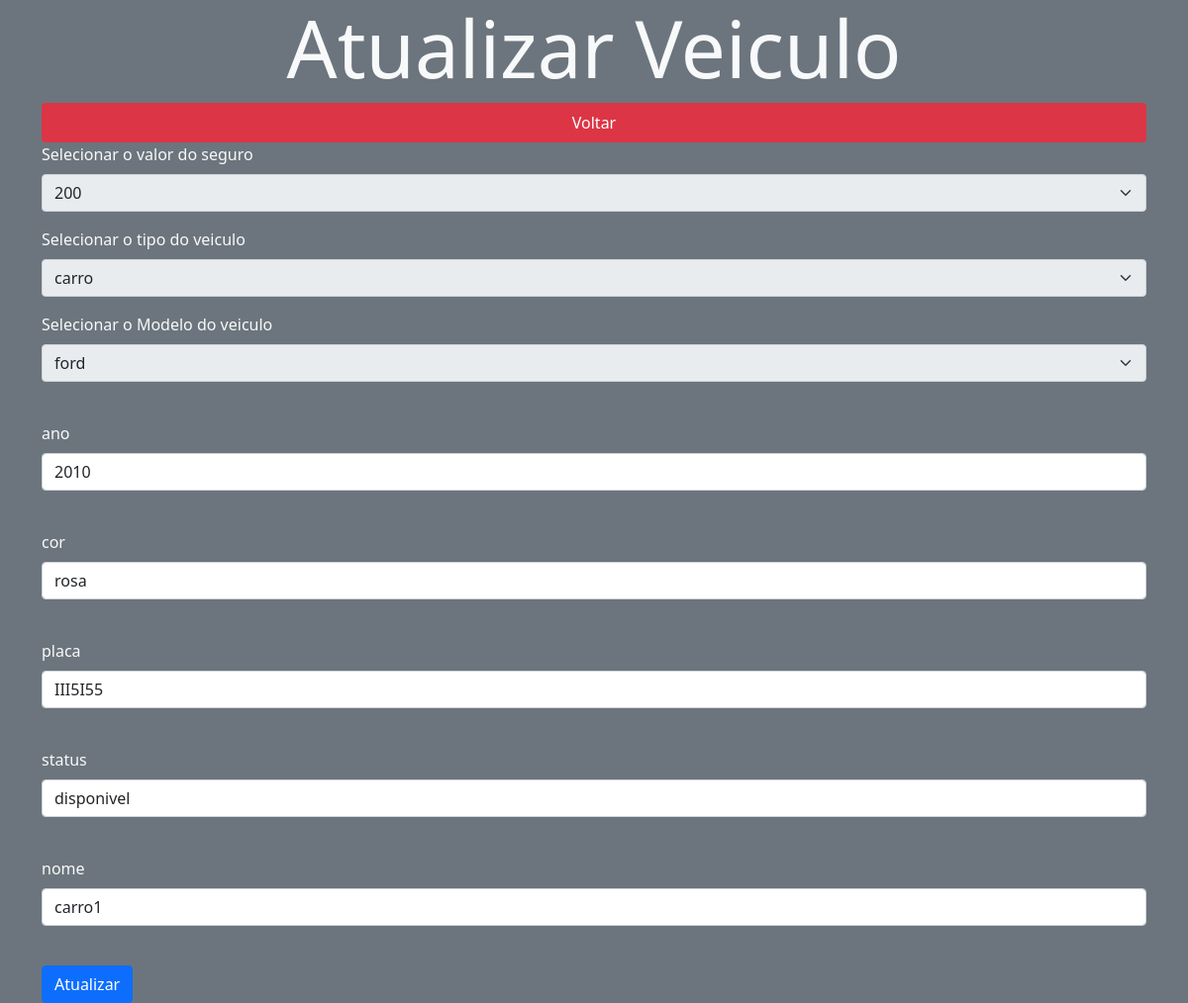
Page /src/views/editarveiculo.php?id=2 on the committed database.
### tables this page shows
CREATE TABLE `veiculo` (
  `idveiculo` int(11) NOT NULL,
  `idtipoveiculo` int(11) NOT NULL,
  `idmodelo` int(11) NOT NULL,
  `idseguro` int(11) NOT NULL,
  `ano` varchar(200) NOT NULL,
  `cor` varchar(200) NOT NULL,
  `placa` varchar(200) NOT NULL,
  `status` varchar(200) NOT NULL,
  `nome` varchar(200) NOT NULL
);

### src/controller/veiculoController.php (called while the page is built, shortened)
<?php
require_once '../model/veiculo.php';
require_once '../model/Database.php';
class veiculoController extends veiculo
{
    protected $tabela = 'veiculo';
    public function findOne($idveiculo)
    {
        $query = "SELECT * FROM $this->tabela WHERE idveiculo = :id";
        $stm = Database::prepare($query);
        $stm->bindParam(':id', $idveiculo, PDO::PARAM_INT);
        $stm->execute();
        $veiculo = new veiculo(null, null, null, null, null, null, null, null,null,null);
        foreach ($stm->fetchAll() as $ven) {
            $veiculo->setidveiculo($ven->idveiculo);
            $veiculo->setidseguro($ven->idseguro);
            $veiculo->setidmodelo($ven->idmodelo);
            $veiculo->setidtipoveiculo($ven->idtipoveiculo);
            $veiculo->setano($ven->ano);
            $veiculo->setcor($ven->cor);
            $veiculo->setplaca($ven->placa);
            $veiculo->setstatus($ven->status);
            $veiculo->setnome($ven->nome);
        }
        return $veiculo;
    }
}

### src/model/veiculo.php (called while the page is built)
<?php
class  veiculo
{
    private $idveiculo;
    private $idseguro;
    private $idmodelo;
    private $idtipoveiculo;
    private $ano;
    private $cor;
    private $placa;
    private $status;
    private $nome;
    public function __construct($idveiculo, $idseguro,$idmodelo,$idtipoveiculo,$ano,$cor,$placa,$status,$nome)
    {
        $this->idveiculo = $idveiculo;
        $this->idseguro = $idseguro;
        $this->idmodelo = $idmodelo;
        $this->idtipoveiculo = $idtipoveiculo;
        $this->ano = $ano;
        $this->cor = $cor;
        $this->placa = $placa;
        $this->status = $status;
        $this->nome = $nome;
    }
    public function getidveiculo()
    {
        return $this->idveiculo;
    }
    public function getidseguro()
    {
        return $this->idseguro;
    }
    public function getidmodelo()
    {
        return $this->idmodelo;
    }
    public function getidtipoveiculo()
    {
        return $this->idtipoveiculo;
    }
    public function getano()
    {
        return $this->ano;
    }
    public function getcor()
    {
        return $this->cor;
    }
    public function getplaca()
    {
        return $this->placa;
    }
    public function getstatus()
    {
        return $this->status;
    }
    public function getnome()
    {
        return $this->nome;
    }
    public function setidveiculo($idveiculo)
    {
        $this->idveiculo = $idveiculo;
    }
    public function setidseguro($idseguro)
    {
        $this->idseguro = $idseguro;
    }
    public function setidmodelo($idmodelo)
    {
        $this->idmodelo = $idmodelo;
    }
    public function setidtipoveiculo($idtipoveiculo)
    {
        $this->idtipoveiculo = $idtipoveiculo;
    }
    public function setano($ano)
    {
        $this->ano = $ano;
    }
    public function setcor($cor)
    {
        $this->cor = $cor;
    }
    public function setplaca($placa)
    {
        $this->placa = $placa;
    }
    public function setstatus($status)
    {
        $this->status = $status;
    }
    public function setnome($nome)
    {
        $this->nome = $nome;
    }
}

### src/model/Database.php (called while the page is built, shortened)
<?php
class Database
{
    private static $instance;
    public static function getInstance()
    {
        if (!isset(self::$instance)) {
            try {
                self::$instance = new PDO('mysql:host=' . HOST . '; dbname=' . BASE, USER, PASS);
                self::$instance->setAttribute(PDO::ATTR_ERRMODE, PDO::ERRMODE_EXCEPTION);
                self::$instance->setAttribute(PDO::ATTR_DEFAULT_FETCH_MODE, PDO::FETCH_OBJ);
            } catch (PDOException $error) {
                echo $error->getMessage();
            }
        }
        return self::$instance;
    }
    public static function prepare($sql)
    {
        return self::getInstance()->prepare($sql);
    }
}

### src/controller/seguroController.php (called while the page is built, shortened)
<?php
require_once '../model/seguro.php';
require_once '../model/Database.php';
class seguroController extends seguro
{
    public function findAll()
    {
        $query = "SELECT * FROM seguro";
        $stm = Database::prepare($query);
        $stm->execute();
        $seguros = array();
        foreach ($stm->fetchAll() as $seguro) {
            $seguros[] = new seguro($seguro->idseguro, $seguro->valor, $seguro->datafinal, $seguro->datainicio);
        }
        return $seguros;
    }
}

### src/model/seguro.php (called while the page is built, shortened)
<?php
class seguro
{
    private $idseguro;
    private $valor;
    public function __construct($idseguro, $valor, $datafinal,$datainicio)
    {
        $this->idseguro = $idseguro;
        $this->valor = $valor;
    }
    public function getidseguro() {
        return $this->idseguro;
    }
    public function getvalor() {
        return $this->valor;
    }
}

### src/controller/tipoveiculoController.php (called while the page is built, shortened)
<?php
require_once '../model/tipoveiculo.php';
require_once '../model/Database.php';
class tipoveiculoController extends tipoveiculo
{
    protected $tabela = 'tipoveiculo';
    public function findAll()
    {
        $query = "SELECT * FROM $this->tabela";
        $stm = Database::prepare($query);
        $stm->execute();
        $tipoveiculos = array();
        foreach ($stm->fetchAll() as $tipoveiculo) {
            $tipoveiculos[] = new tipoveiculo($tipoveiculo->idtipoveiculo, $tipoveiculo->descricao);
        }
        return $tipoveiculos;
    }
}

### src/model/tipoveiculo.php (called while the page is built, shortened)
<?php
class tipoveiculo
{
    private $idtipoveiculo;
    private $descricao;
    public function __construct($idtipoveiculo, $descricao)
    {
        $this->idtipoveiculo = $idtipoveiculo;
        $this->descricao = $descricao;
    }
    public function getidtipoveiculo()
    {
        return $this->idtipoveiculo;
    }
    public function getdescricao()
    {
        return $this->descricao;
    }
}

### src/controller/modeloController.php (called while the page is built, shortened)
<?php
require_once '../model/modelo.php';
require_once '../model/Database.php';
class modeloController extends modelo
{
    protected $tabela = 'modelo';
    public function findAll()
    {
        $query = "SELECT * FROM $this->tabela";
        $stm = Database::prepare($query);
        $stm->execute();
        $modelos = array();
        foreach ($stm->fetchAll() as $modelo) {
            $modelos[] = new modelo($modelo->idmodelo, $modelo->descricao);
        }
        return $modelos;
    }
}

### src/model/modelo.php (called while the page is built, shortened)
<?php
class modelo
{
    private $idmodelo;
    private $descricao;
    public function __construct($idmodelo, $descricao)
    {
        $this->idmodelo = $idmodelo;
        $this->descricao = $descricao;
    }
    public function getidmodelo()
    {
        return $this->idmodelo;
    }
    public function getdescricao()
    {
        return $this->descricao;
    }
}

### src/views/editarveiculo.php (the view, shortened to what this page needs)
<?php
require_once '../controller/seguroController.php';
require_once '../controller/modeloController.php';
require_once '../controller/tipoveiculoController.php';
require '../controller/veiculoController.php';
$idveiculo = $_GET['id'];
$veiculo = new veiculoController();
$seguros = new seguroController();
$modelos = new modeloController();
$tipoveiculos = new tipoveiculoController();
$veiculo->setidveiculo($idveiculo);
$veiculo->setidmodelo($veiculo->findOne($idveiculo)->getidmodelo());
$veiculo->setidtipoveiculo($veiculo->findOne($idveiculo)->getidtipoveiculo());
$veiculo->setidseguro($veiculo->findOne($idveiculo)->getidseguro());
$veiculo->setano($veiculo->findOne($idveiculo)->getano());
$veiculo->setcor($veiculo->findOne($idveiculo)->getcor());
$veiculo->setplaca($veiculo->findOne($idveiculo)->getplaca());
$veiculo->setstatus($veiculo->findOne($idveiculo)->getstatus());
$veiculo->setnome($veiculo->findOne($idveiculo)->getnome());
?>
<!DOCTYPE html>
<html lang="pt_br">
<head>
    <link href="https://cdn.jsdelivr.net/npm/bootstrap@5.0.1/dist/css/bootstrap.min.css" rel="stylesheet">
    <link rel="stylesheet" href="../../public/styles/main.css">
</head>
<body class="bg-secondary">
    <div class="container">
        <h1 class="display-1 text-center text-light">Atualizar Veiculo</h1>
        <nav class="nav nav-pills nav-justified ">
            <a href="./veiculo.php" class="nav-item nav-link active bg-danger" >Voltar </a>
        </nav>
        <form class='form' action="./editarveiculo.php?id=<?= $veiculo->getidveiculo() ?>" method="POST">
             <div class="mb-3">
                <label for="idseguro" class="form-label text-light">Selecionar o valor do seguro</label>
                <select name="idseguro" class="form-select " id="idseguro" disabled required>
                    <?php
                    foreach ($seguros->findAll() as $seguro) {
                        if ($seguro->getidseguro() == $veiculo->getidseguro()) { ?>
                            <option selected value="<?= $seguro->getidseguro() ?>"><?= $seguro->getvalor() ?></option> <?php
                                                                                                                 } else { ?>
                            <option value="<?= $seguro->getidseguro() ?>"><?= $seguro->getvalor() ?></option> <?php
                                                                                                                        }
                                                                                                                    }
                                                                                                                ?>
                </select>
            </div>
             <div class="mb-3">
                <label for="idtipoveiuclo" class="form-label text-light">Selecionar o tipo do veiculo</label>
                <select name="idtipoveiuclo" class="form-select" id="idtipoveiuclo" disabled required>
                    <?php
                    foreach ($tipoveiculos->findAll() as $tipoveiculo) {
                        if ($tipoveiculo->getidtipoveiculo() == $veiculo->getidtipoveiculo()) { ?>
                            <option selected value="<?= $tipoveiculo->getidtipoveiculo() ?>"><?= $tipoveiculo->getdescricao() ?></option> <?php
                                                                                                                 } else { ?>
                            <option value="<?= $tipoveiculo->getidtipoveiculo() ?>"><?= $tipoveiculo->getdescricao() ?></option> <?php
                                                                                                                        }
                                                                                                                    }
                                                                                                                ?>
                </select>
            </div>
             <div class="mb-3">
                <label for="idmodelo" class="form-label text-light">Selecionar o Modelo do veiculo</label>
                <select name="idmodelo" class="form-select" id="idmodelo" disabled required>
                    <?php
                    foreach ($modelos->findAll() as $modelo) {
                        if ($modelo->getidmodelo() == $veiculo->getidmodelo()) { ?>
                            <option selected value="<?= $modelo->getidmodelo() ?>"><?= $modelo->getdescricao() ?></option> <?php
                                                                                                                 } else { ?>
                            <option value="<?= $modelo->getidmodelo() ?>"><?= $modelo->getdescricao() ?></option> <?php
                                                                                                                        }
                                                                                                                    }
                                                                                                                ?>
                </select>
            </div>
            <div class="mb-3"><br>
                <label for="ano" class="form-label text-light">ano</label>
                <input type="number" max="2021" min="2000" step="any"  value="<?= $veiculo->getano() ?>" name="ano" class="form-control" id="ano" autocomplete="off" required>
            </div>
            <div class="mb-3"><br>
                <label for="cor" class="form-label text-light">cor</label>
                <input type="text" pattern="[a-zA-Z\s]+$" title="somente letras, por favor" step="any"    value="<?= $veiculo->getcor() ?>" name="cor" class="form-control" id="cor" autocomplete="off" required>
            </div>
            <div class="mb-3"><br>
                <label for="placa" class="form-label text-light">placa</label>
                <input type="text"pattern="[A-Z]{3}[0-9][A-Z][0-9]{2}" title="digite uma placa valida exemplo:ABC1D23 " step= any   value="<?= $veiculo->getplaca() ?>" name="placa" class="form-control" id="placa" autocomplete="off" required>
            </div>
            <div class="mb-3"><br>
                <label for="status" class="form-label text-light">status</label>
                <input type="text"pattern="[a-zA-Z\s]+$" title="somente letras, por favor" step="any"  value="<?= $veiculo->getstatus() ?>" name="status" class="form-control" id="status" autocomplete="off" required>
            </div>
            <div class="mb-3"><br>
                <label for="nome" class="form-label text-light">nome</label>
                <input type="text" step="any"  value="<?= $veiculo->getnome() ?>" name="nome" class="form-control" id="nome" autocomplete="off" required>
            </div>
            <div class="button"><br>
                <button type="submit" class="btn btn-primary">Atualizar</button>
            </div>
        </form>
        <?php
        if (!$_POST) return;
        ?>

### rows in the picture
veiculo: ano "2010", cor "rosa", placa "III5I55", status "disponivel", nome "carro1"

### other values in the picture
form field idseguro "200"
form field idtipoveiuclo "carro"
form field idmodelo "ford"
